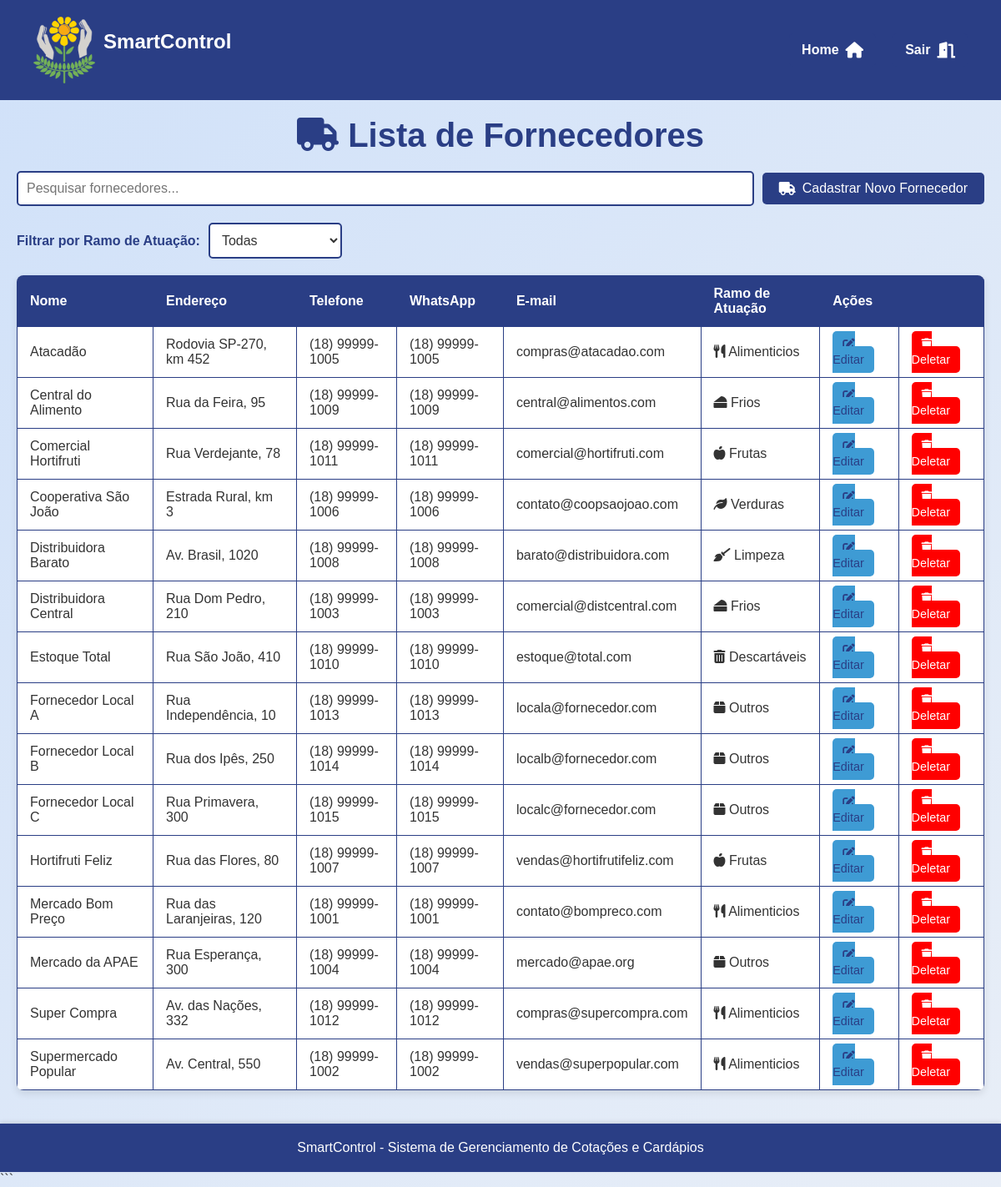
The app's page /assets/view/pages/fornecedores/listarFornecedores/listarFornecedores.php (signed in), older data.
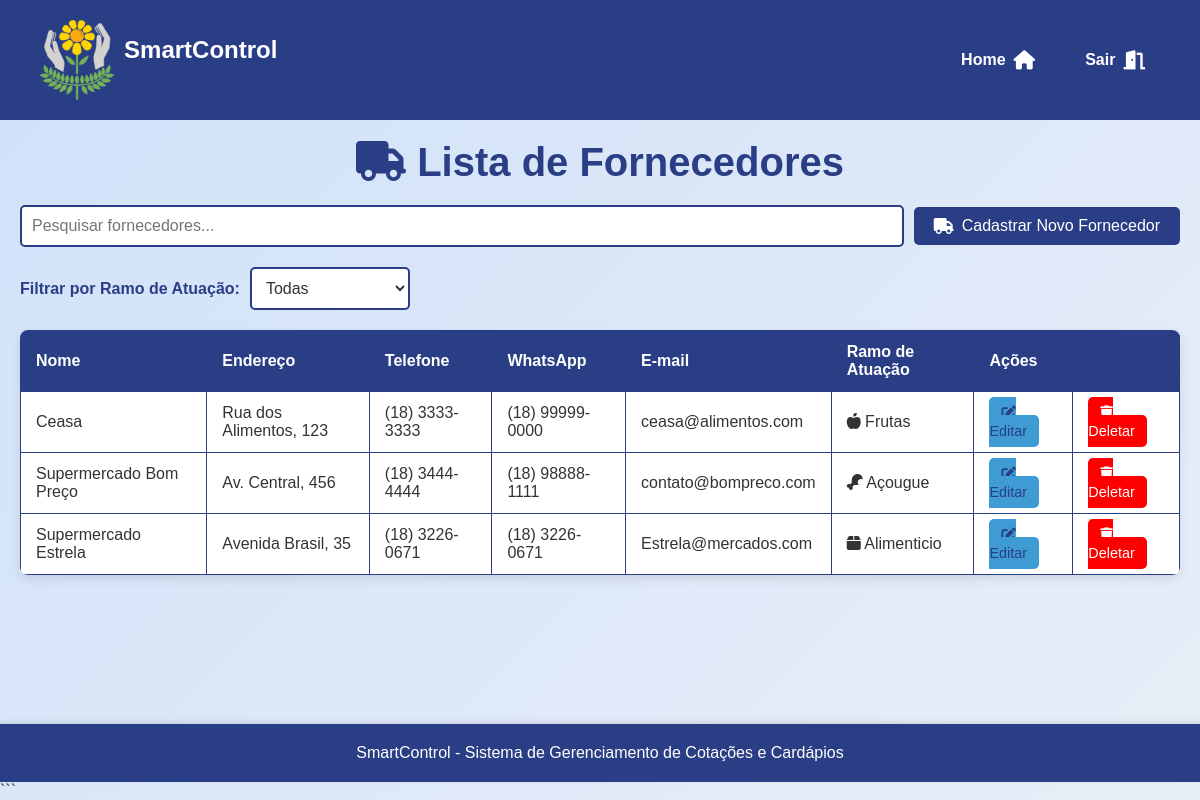
The same page, newer data.
### tables this page shows
CREATE TABLE `fornecedores` (
  `id` int(11) NOT NULL,
  `nome` varchar(100) NOT NULL,
  `endereco` varchar(255) DEFAULT NULL,
  `telefone` varchar(15) DEFAULT NULL,
  `whatsapp` varchar(15) DEFAULT NULL,
  `email` varchar(100) DEFAULT NULL,
  `ramo_atuacao` varchar(100) DEFAULT NULL,
  `data_criacao` timestamp NOT NULL DEFAULT current_timestamp()
);

### assets/model/pdo/DataBase.php (called while the page is built, shortened)
<?php
class Database {
    private $host = 'localhost';
    private $dbname = 'sistema_apae';
    private $username = 'root';
    private $password = '';
    public $conn;
    public function __construct()
    {
        try {
            $this->conn = new PDO("mysql:host=$this->host;dbname=$this->dbname", $this->username, $this->password);
            $this->conn->setAttribute(PDO::ATTR_ERRMODE, PDO::ERRMODE_EXCEPTION);
        } catch (PDOException $exception) {
            echo "Erro na conexão: " . $exception->getMessage();
        }
    }
    public function read($table, $columns = "*", $id = null, $where = null) {
        $sql = "SELECT $columns FROM $table";
        try {
            $stmt = $this->conn->prepare($sql);
            $stmt->execute();
            return $stmt->fetchAll(PDO::FETCH_ASSOC);
        } catch (PDOException $exception) {
            echo "Erro ao ler: " . $exception->getMessage();
            return false;
        }
    }
}
?>

### assets/controller/fornecedorController.php (called while the page is built, shortened)
<?php
require_once __DIR__ . '/../model/pdo/DataBase.php';
require_once __DIR__ . '/../model/Fornecedor.php';
class ControladorFornecedor{
    private $bd;
    public function __construct() {
        $this->bd = new Database();
    }
    public function verFornecedor(){
        $todosFornecedores = $this->bd->read("fornecedores");
        $arr = [];
        foreach($todosFornecedores as $fornecedor){
            $novoFornecedor = new Fornecedor($fornecedor['id'], $fornecedor['nome'],$fornecedor['endereco'], $fornecedor['telefone'], $fornecedor['whatsapp'], $fornecedor['email'], $fornecedor['ramo_atuacao'], $fornecedor['data_criacao']);
            $arr[] = $novoFornecedor;
        }
        return $arr;
    }
}
?>

### assets/model/Fornecedor.php (called while the page is built, shortened)
<?php
class Fornecedor {
    private $id;
    private $nome;
    private $endereco;
    private $telefone;
    private $whatsapp;
    private $email;
    private $ramo_atuacao;
    public function __construct($id, $nome, $endereco, $telefone, $whatsapp, $email, $ramo_atuacao, $data_criacao) {
        $this->id = $id;
        $this->nome = $nome;
        $this->endereco = $endereco;
        $this->telefone = $telefone;
        $this->whatsapp = $whatsapp;
        $this->email = $email;
        $this->ramo_atuacao = $ramo_atuacao;
    }
    public function getId() {
        return $this->id;
    }
    public function getNome() {
        return $this->nome;
    }
    public function getEndereco() {
        return $this->endereco;
    }
    public function getTelefone() {
        return $this->telefone;
    }
    public function getWhatsapp() {
        return $this->whatsapp;
    }
    public function getEmail() {
        return $this->email;
    }
    public function getRamo() {
        return $this->ramo_atuacao;
    }
}
?>

### assets/view/pages/fornecedores/listarFornecedores/listarFornecedores.php (the view, shortened to what the changed rows need)
<?php
require_once __DIR__ . "/../../../../controller/fornecedorController.php";
require_once __DIR__ . "/../../../../controller/pageController.php";
$controler = new ControladorFornecedor();
?>
<!DOCTYPE html>
<html lang="pt-br">
<head>
    <link rel="stylesheet" href="../../styles/ListarStyle.css">
    <link rel="stylesheet" href="https://cdnjs.cloudflare.com/ajax/libs/font-awesome/6.0.0-beta3/css/all.min.css">
</head>
<body>
<main>
    <h1><i class="fas fa-truck"></i> Lista de Fornecedores</h1>
    <table>
        <thead>
            <tr>
                <th>Nome</th>
                <th>Endereço</th>
                <th>Telefone</th>
                <th>WhatsApp</th>
                <th>E-mail</th>
                <th>Ramo de Atuação</th>
                <th colspan="2">Ações</th>
            </tr>
        </thead>
        <tbody id="supplier-table-body">
            <?php
            $fornecedores = $controler->verFornecedor();
            usort($fornecedores, function($a, $b) {
                return strcmp($a->getNome(), $b->getNome());
            });
            if ($fornecedores) {
                foreach ($fornecedores as $fornecedor) {
                    $iconeRamo = '';
                    switch (strtolower($fornecedor->getRamo())) {
                        case 'frutas':
                            $iconeRamo = '<i class="fas fa-apple-alt"></i>';
                            break;
                        case 'verduras':
                            $iconeRamo = '<i class="fas fa-leaf"></i>';
                            break;
                        case 'açougue':
                            $iconeRamo = '<i class="fas fa-drumstick-bite"></i>';
                            break;
                        case 'limpeza':
                            $iconeRamo = '<i class="fas fa-broom"></i>';
                            break;
                        case 'descartáveis':
                            $iconeRamo = '<i class="fas fa-trash-alt"></i>';
                            break;
                        case 'frios':
                            $iconeRamo = '<i class="fas fa-cheese"></i>';
                            break;
                        case 'alimenticios':
                            $iconeRamo = '<i class="fas fa-utensils"></i>';
                            break;
                        case 'outros':
                            $iconeRamo = '<i class="fas fa-box"></i>';
                            break;
                        default:
                            $iconeRamo = '<i class="fas fa-box"></i>';
                            break;
                    }
                    echo "<tr>";
                    echo "<td>{$fornecedor->getNome()}</td>";
                    echo "<td>{$fornecedor->getEndereco()}</td>";
                    echo "<td>{$fornecedor->getTelefone()}</td>";
                    echo "<td>{$fornecedor->getWhatsapp()}</td>";
                    echo "<td>{$fornecedor->getEmail()}</td>";
                    echo "<td>{$iconeRamo} {$fornecedor->getRamo()}</td>";
                    echo "<td><a href='../editarFornecedores/editFornecedores.php?id={$fornecedor->getId()}' class='acao-editar'><i class='fas fa-edit'></i> Editar</a></td>";
                    echo "<td><a href='#' class='acao-deletar' onclick='confirmDelete({$fornecedor->getId()}, \"{$fornecedor->getNome()}\")'><i class='fas fa-trash'></i> Deletar</a></td>";
                    echo "</tr>";
                }
            } else {
                echo "<tr><td colspan='8'>Nenhum fornecedor encontrado.</td></tr>";
            }
            ?>
        </tbody>
    </table>
</main>
</body>
</html>

Row changes from the older to the newer data that the page shows:
removed fornecedores: nome "Atacadão", endereco "Rodovia SP-270, km 452", telefone "(18) 99999-1005", whatsapp "(18) 99999-1005", email "compras@atacadao.com", ramo_atuacao "Alimenticios"
removed fornecedores: nome "Central do Alimento", endereco "Rua da Feira, 95", telefone "(18) 99999-1009", whatsapp "(18) 99999-1009", email "central@alimentos.com", ramo_atuacao "Frios"
removed fornecedores: nome "Comercial Hortifruti", endereco "Rua Verdejante, 78", telefone "(18) 99999-1011", whatsapp "(18) 99999-1011", email "comercial@hortifruti.com", ramo_atuacao "Frutas"
removed fornecedores: nome "Cooperativa São João", endereco "Estrada Rural, km 3", telefone "(18) 99999-1006", whatsapp "(18) 99999-1006", email "contato@coopsaojoao.com", ramo_atuacao "Verduras"
removed fornecedores: nome "Distribuidora Barato", endereco "Av. Brasil, 1020", telefone "(18) 99999-1008", whatsapp "(18) 99999-1008", email "barato@distribuidora.com", ramo_atuacao "Limpeza"
removed fornecedores: nome "Distribuidora Central", endereco "Rua Dom Pedro, 210", telefone "(18) 99999-1003", whatsapp "(18) 99999-1003", email "comercial@distcentral.com", ramo_atuacao "Frios"
removed fornecedores: nome "Estoque Total", endereco "Rua São João, 410", telefone "(18) 99999-1010", whatsapp "(18) 99999-1010", email "estoque@total.com", ramo_atuacao "Descartáveis"
removed fornecedores: nome "Fornecedor Local A", endereco "Rua Independência, 10", telefone "(18) 99999-1013", whatsapp "(18) 99999-1013", email "locala@fornecedor.com", ramo_atuacao "Outros"
removed fornecedores: nome "Fornecedor Local B", endereco "Rua dos Ipês, 250", telefone "(18) 99999-1014", whatsapp "(18) 99999-1014", email "localb@fornecedor.com", ramo_atuacao "Outros"
removed fornecedores: nome "Fornecedor Local C", endereco "Rua Primavera, 300", telefone "(18) 99999-1015", whatsapp "(18) 99999-1015", email "localc@fornecedor.com", ramo_atuacao "Outros"
removed fornecedores: nome "Hortifruti Feliz", endereco "Rua das Flores, 80", telefone "(18) 99999-1007", whatsapp "(18) 99999-1007", email "vendas@hortifrutifeliz.com", ramo_atuacao "Frutas"
removed fornecedores: nome "Mercado Bom Preço", endereco "Rua das Laranjeiras, 120", telefone "(18) 99999-1001", whatsapp "(18) 99999-1001", email "contato@bompreco.com", ramo_atuacao "Alimenticios"
removed fornecedores: nome "Mercado da APAE", endereco "Rua Esperança, 300", telefone "(18) 99999-1004", whatsapp "(18) 99999-1004", email "mercado@apae.org", ramo_atuacao "Outros"
removed fornecedores: nome "Super Compra", endereco "Av. das Nações, 332", telefone "(18) 99999-1012", whatsapp "(18) 99999-1012", email "compras@supercompra.com", ramo_atuacao "Alimenticios"
removed fornecedores: nome "Supermercado Popular", endereco "Av. Central, 550", telefone "(18) 99999-1002", whatsapp "(18) 99999-1002", email "vendas@superpopular.com", ramo_atuacao "Alimenticios"
added fornecedores: nome "Ceasa", endereco "Rua dos Alimentos, 123", telefone "(18) 3333-3333", whatsapp "(18) 99999-0000", email "ceasa@alimentos.com", ramo_atuacao "Frutas"
added fornecedores: nome "Supermercado Bom Preço", endereco "Av. Central, 456", telefone "(18) 3444-4444", whatsapp "(18) 98888-1111", email "contato@bompreco.com", ramo_atuacao "Açougue"
added fornecedores: nome "Supermercado Estrela", endereco "Avenida Brasil, 35", telefone "(18) 3226-0671", whatsapp "(18) 3226-0671", email "Estrela@mercados.com", ramo_atuacao "Alimenticio"
